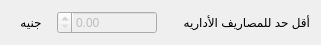
   <widget class="QWidget" name="horizontalLayoutWidget_10">
    <property name="geometry">
     <rect>
      <x>330</x>
      <y>330</y>
      <width>321</width>
      <height>31</height>
     </rect>
    </property>
    <layout class="QHBoxLayout" name="horizontalLayout_8">
     <item>
      <widget class="QLabel" name="label_25">
       <property name="maximumSize">
        <size>
         <width>40</width>
         <height>16777215</height>
        </size>
       </property>
       <property name="layoutDirection">
        <enum>Qt::RightToLeft</enum>
       </property>
       <property name="text">
        <string>جنيه</string>
       </property>
       <property name="scaledContents">
        <bool>false</bool>
       </property>
       <property name="alignment">
        <set>Qt::AlignCenter</set>
       </property>
       <property name="margin">
        <number>0</number>
       </property>
       <property name="indent">
        <number>-1</number>
       </property>
      </widget>
     </item>
     <item>
      <widget class="QDoubleSpinBox" name="QDSpinBox_Min_adminExpendses">
       <property name="enabled">
        <bool>false</bool>
       </property>
       <property name="maximumSize">
        <size>
         <width>100</width>
         <height>16777215</height>
        </size>
       </property>
       <property name="layoutDirection">
        <enum>Qt::RightToLeft</enum>
       </property>
       <property name="styleSheet">
        <string notr="true"/>
       </property>
       <property name="minimum">
        <double>0.000000000000000</double>
       </property>
       <property name="value">
        <double>0.000000000000000</double>
       </property>
      </widget>
     </item>
     <item>
      <widget class="QLabel" name="label_26">
       <property name="maximumSize">
        <size>
         <width>170</width>
         <height>16777215</height>
        </size>
       </property>
       <property name="layoutDirection">
        <enum>Qt::RightToLeft</enum>
       </property>
       <property name="text">
        <string>أقل حد للمصاريف الأداريه </string>
       </property>
       <property name="scaledContents">
        <bool>false</bool>
       </property>
       <property name="margin">
        <number>0</number>
       </property>
       <property name="indent">
        <number>-1</number>
       </property>
      </widget>
     </item>
    </layout>
   </widget>
